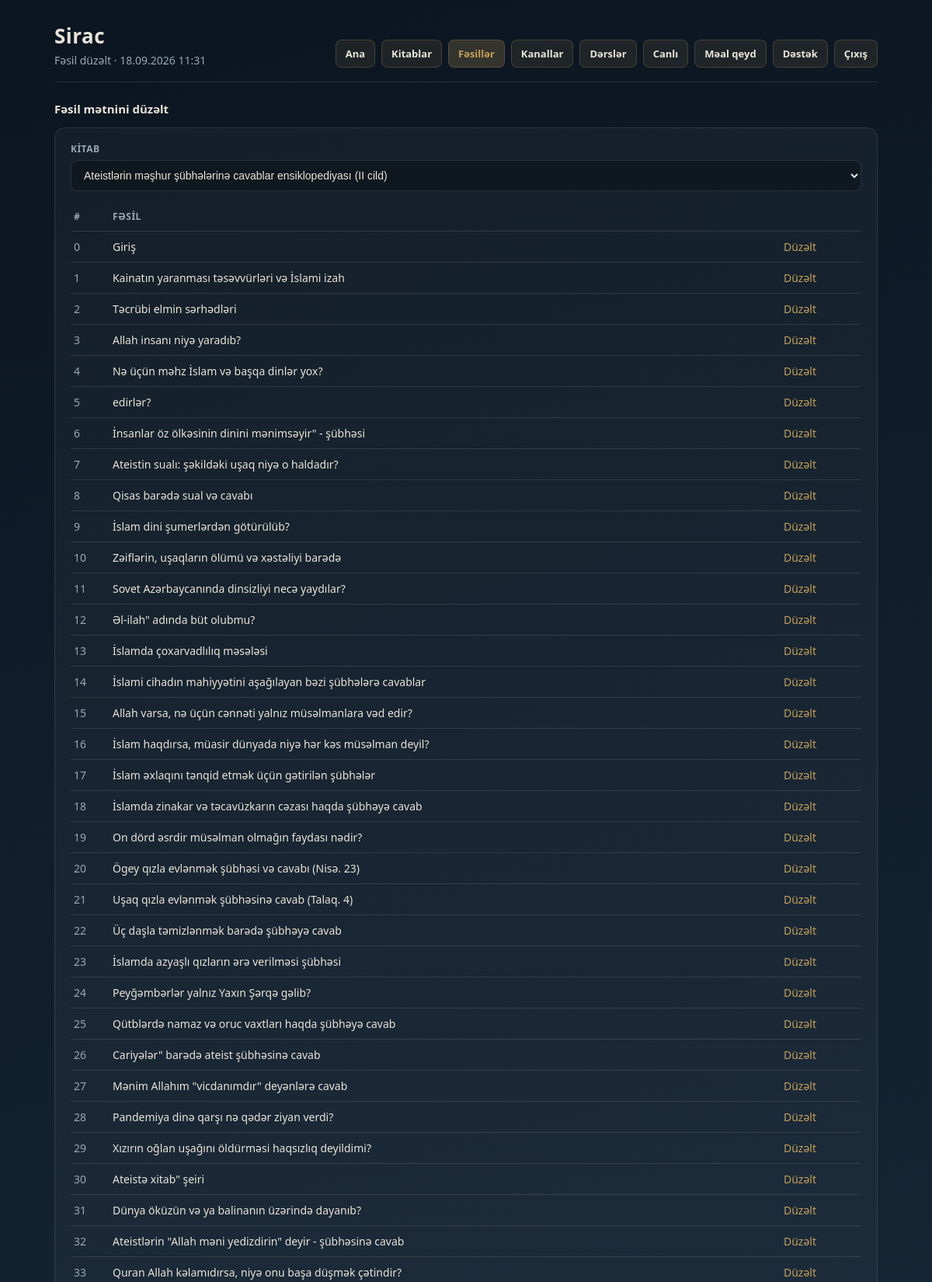
/panel/chapters/?book=2 (signed in, upper part), run on the app's committed database.
### api/models.py (models this page shows, shortened)
class Chapter(models.Model):
    book = models.ForeignKey(Book, related_name='chapters', on_delete=models.CASCADE)
    public_id = models.CharField(max_length=120)
    title = models.CharField(max_length=500)
    content = models.TextField(blank=True, default='')
    blocks = models.JSONField(default=list, blank=True)
    order = models.PositiveIntegerField(default=0)
    class Meta:
        ordering = ['order', 'id']
        unique_together = [('book', 'public_id')]

### api/dashboard.py (the view, shortened to what this page needs)
# urls.py: path('panel/chapters/', panel_chapters, name='panel-chapters'),
@staff_member_required
@require_http_methods(['GET', 'POST'])
def panel_chapters(request):
    form_error = None
    selected_book_id = (request.GET.get('book') or '').strip()
    selected_chapter_id = (request.GET.get('chapter') or '').strip()
    selected_book = None
    book_chapters = []
    edit_chapter = None
    if selected_book_id.isdigit():
        selected_book = Book.objects.filter(pk=selected_book_id).first()
        if selected_book:
            book_chapters = list(
                Chapter.objects.filter(book=selected_book).order_by('order', 'id')
            )
    ctx = _base_ctx('chapters', form_error)
    ctx.update(
        {
            'book_choices': Book.objects.order_by('title'),
            'selected_book': selected_book,
            'selected_book_id': selected_book_id if selected_book else '',
            'book_chapters': book_chapters,
            'edit_chapter': edit_chapter,
        }
    )
    return render(request, 'api/panel/chapters.html', ctx)

### api/dashboard.py (called while the page is built)
def _base_ctx(nav: str, form_error=None):
    return {
        'now': timezone.now(),
        'nav': nav,
        'form_error': form_error,
    }

### api/templates/api/panel/chapters.html (shortened to what this page needs)
{% extends "api/panel/base.html" %}
{% block subtitle %}Fəsil düzəlt{% endblock %}
{% block content %}
<h1 class="page-title">Fəsil mətnini düzəlt</h1>
<section class="form-panel">
  <form method="get" class="form-grid" style="margin-bottom:14px">
    <div class="field full">
      <label for="pick_book">Kitab</label>
      <select id="pick_book" name="book" onchange="this.form.submit()">
        {% for b in book_choices %}
        <option value="{{ b.id }}"{% if selected_book_id == b.id|stringformat:"s" %} selected{% endif %}>
          {{ b.title|truncatechars:80 }}
        </option>
        {% endfor %}
      </select>
    </div>
  </form>
  {% if selected_book %}
    {% if book_chapters %}
    <table style="margin-bottom:16px">
      <thead>
        <tr><th>#</th><th>Fəsil</th><th></th></tr>
      </thead>
      <tbody>
        {% for ch in book_chapters %}
        <tr{% if edit_chapter and edit_chapter.id == ch.id %} style="background:rgba(196,161,90,0.08)"{% endif %}>
          <td class="muted">{{ ch.order }}</td>
          <td>{{ ch.title|truncatechars:70 }}</td>
          <td>
            <a href="{% url 'panel-chapters' %}?book={{ selected_book.id }}&amp;chapter={{ ch.id }}">Düzəlt</a>
          </td>
        </tr>
        {% endfor %}
      </tbody>
    </table>
    {% else %}
    <p class="empty">Bu kitabda fəsil yoxdur.</p>
    {% endif %}
  {% endif %}
  {% if edit_chapter %}
  {% load static %}
  {% elif selected_book %}
  <p class="empty">Yuxarıdan fəsil seçib «Düzəlt» basın.</p>
  {% else %}
  <p class="empty">Əvvəlcə kitab seçin.</p>
  {% endif %}
</section>
{% endblock %}

### api/templates/api/panel/base.html (style rules this page uses)
:root { --ink: #0b1520; --ink-soft: #142433; --mist: #1c3344; --brass: #c4a15a; --sage: #6b8f7a; --text: #e9e4d8; --muted: #9aa8b5; --danger: #c45c4a; --line: rgba(233, 228, 216, 0.12); }
* { box-sizing: border-box; }
body { margin: 0; font-family: "Segoe UI", system-ui, sans-serif; background: linear-gradient(165deg, var(--ink) 0%, var(--ink-soft) 55%, var(--mist) 100%); color: var(--text); min-height: 100vh; }
a { color: var(--brass); text-decoration: none; }
.panel, .form-panel { background: rgba(255,255,255,0.035); border: 1px solid var(--line); border-radius: 14px; padding: 18px 20px 20px; margin-bottom: 20px; }
.panel h2, .form-panel h2, .page-title { margin: 0 0 14px; font-size: 13px; text-transform: uppercase; letter-spacing: 0.06em; color: var(--sage); font-weight: 600; }
.page-title { font-size: 15px; color: var(--text); text-transform: none; letter-spacing: 0; }
table { width: 100%; border-collapse: collapse; font-size: 14px; }
th, td { text-align: left; padding: 10px 4px; border-bottom: 1px solid var(--line); vertical-align: top; }
th { color: var(--muted); font-weight: 600; font-size: 12px; text-transform: uppercase; letter-spacing: 0.04em; }
.muted { color: var(--muted); }
.form-grid { display: grid; grid-template-columns: 1fr 1fr; gap: 12px 16px; }
.field { display: flex; flex-direction: column; gap: 6px; }
.field.full { grid-column: 1 / -1; }
.field label { font-size: 12px; font-weight: 600; color: var(--muted); text-transform: uppercase; letter-spacing: 0.04em; }
.field input[type="text"], .field input[type="url"], .field select, .field textarea { width: 100%; padding: 10px 12px; border-radius: 8px; border: 1px solid var(--line); background: rgba(0,0,0,0.25); color: var(--text); font-size: 14px; }
.field select option { background: #142433; }

### data on the page
Chapter: order "0", title "Giriş"
Chapter: order "1", title "Kainatın yaranması təsəvvürləri və İslami izah"
Chapter: order "2", title "Təcrübi elmin sərhədləri"
Chapter: order "3", title "Allah insanı niyə yaradıb?"
Chapter: order "4", title "Nə üçün məhz İslam və başqa dinlər yox?"
Chapter: order "5", title "edirlər?"
Chapter: order "6", title "İnsanlar öz ölkəsinin dinini mənimsəyir\" - şübhəsi"
Chapter: order "7", title "Ateistin sualı: şəkildəki uşaq niyə o haldadır?"
Chapter: order "8", title "Qisas barədə sual və cavabı"
Chapter: order "9", title "İslam dini şumerlərdən götürülüb?"
Chapter: order "10", title "Zəiflərin, uşaqların ölümü və xəstəliyi barədə"
Chapter: order "11", title "Sovet Azərbaycanında dinsizliyi necə yaydılar?"
Chapter: order "12", title "Əl-ilah\" adında büt olubmu?"
Chapter: order "13", title "İslamda çoxarvadlılıq məsələsi"
Chapter: order "14", title "İslami cihadın mahiyyətini aşağılayan bəzi şübhələrə cavablar"
Chapter: order "15", title "Allah varsa, nə üçün cənnəti yalnız müsəlmanlara vəd edir?"
Chapter: order "16", title "İslam haqdırsa, müasir dünyada niyə hər kəs müsəlman deyil?"
Chapter: order "17", title "İslam əxlaqını tənqid etmək üçün gətirilən şübhələr"
Chapter: order "18", title "İslamda zinakar və təcavüzkarın cəzası haqda şübhəyə cavab"
Chapter: order "19", title "On dörd əsrdir müsəlman olmağın faydası nədir?"
Chapter: order "20", title "Ögey qızla evlənmək şübhəsi və cavabı (Nisə. 23)"
Chapter: order "21", title "Uşaq qızla evlənmək şübhəsinə cavab (Talaq. 4)"
Chapter: order "22", title "Üç daşla təmizlənmək barədə şübhəyə cavab"
Chapter: order "23", title "İslamda azyaşlı qızların ərə verilməsi şübhəsi"
Chapter: order "24", title "Peyğəmbərlər yalnız Yaxın Şərqə gəlib?"
Chapter: order "25", title "Qütblərdə namaz və oruc vaxtları haqda şübhəyə cavab"
Chapter: order "26", title "Cariyələr\" barədə ateist şübhəsinə cavab"
Chapter: order "27", title "Mənim Allahım \"vicdanımdır\" deyənlərə cavab"
Chapter: order "28", title "Pandemiya dinə qarşı nə qədər ziyan verdi?"
Chapter: order "29", title "Xızırın oğlan uşağını öldürməsi haqsızlıq deyildimi?"
Chapter: order "30", title "Ateistə xitab\" şeiri"
Chapter: order "31", title "Dünya öküzün və ya balinanın üzərində dayanıb?"
Chapter: order "32", title "Ateistlərin \"Allah məni yedizdirin\" deyir - şübhəsinə cavab"
Chapter: order "33", title "Quran Allah kəlamıdırsa, niyə onu başa düşmək çətindir?"

### other printed values
form field book "Ateistlərin məşhur şübhələrinə cavablar ensiklopediyası (II cild)"
